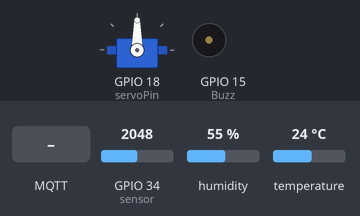
The sketch below on a simulated ESP32. Shown: servo, buzzer (waves = sounding). The inputs (shaded band) are chosen by the test bench; at power-on: GPIO 34 (sensor) = 2048, humidity 55 %, temperature 24 °C. WiFi joins after 1.5 s; servers stay silent unless stated; no MQTT or app messages arrive unless stated; what the sketch prints to the serial monitor is not drawn.

Above: at 2.7 s.
2.8 s: MQTT message "1" arrives on the first subscribed topic
At 5.2 s:
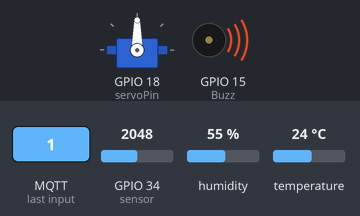
6.0 s: MQTT message "FHz" arrives on the first subscribed topic
At 8.3 s:
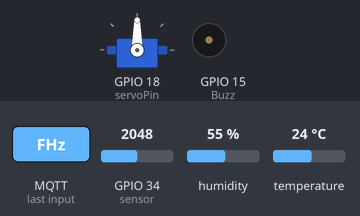
Timing chart, 0 to 9.8 s (numbered marks = the images above; inputs shaded):
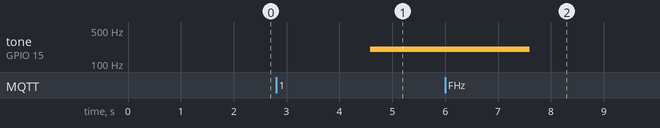

Measured:
- after the input at 2.8 s, tone on GPIO 15 (Buzz): silent → 200 Hz after 1.8 s
- after the input at 6.0 s, tone on GPIO 15 (Buzz): 200 Hz → silent after 1.6 s

The sketch:

Assignement_02.ino
```cpp
#include <PubSubClient.h>
#include <WiFi.h>
#include <RTClib.h>            //to get the current time
#include "DHTesp.h"            //to measure the temperature and humidity
#include <ESP32Servo.h>

#define Buzz 15                 // buzzer connected to the pin D15 of ESP32
int fre = 200;                    // buzzer frequency - can get from the dashboard , set default as 200Hz
const int DHT_PIN = 13;        // DHT sensor connected to the pin D13 of ESP32
const int servoPin = 18;       // servo motor connected to the pin D18 of ESP32
int sensor =34;                // LDR sensor connected to the pin D34 of ESP32
char State_Main = '0';       //main switch of scheduler status
int re_day = 0;                //remaining days of scheduler

const float GAMMA = 0.7;       // to calculate the light intensity from the analog read
const float RL10 = 50;         // to calculate the light intensity from the analog read

WiFiClient espClient;
PubSubClient mqttClient(espClient);
DHTesp dhtSensor;
RTC_DS1307 rtc;
Servo servo;

char tempAr[6];            //arrays to collect the sensor readings-temperature,humidity,intensity
char humiAr[6];
char inteAr[6];


void setup() {
  Serial.begin(115200);
  setupWifi();
  setupMqtt();
  dhtSensor.setup(DHT_PIN, DHTesp::DHT22);
  servo.attach(servoPin, 500, 2400);

}

void loop() {
  if(!mqttClient.connected()){
    connectToBroker();
  }
  mqttClient.loop();

  //Publish temperatue,humidity and intensity to the node red dashboard

  updateTemperature();
  //Serial.print("Temperature "); Serial.println(tempAr);
  mqttClient.publish("Temperature_ENTC", tempAr);
  delay(1000);
  updateHumidity();
  //Serial.print("Humidity "); Serial.println(humiAr);
  mqttClient.publish("Humidity_ENTC", humiAr);
  delay(1000);
  updateIntensity();
  //Serial.print("Intensity "); Serial.println(inteAr);
  mqttClient.publish("Intensity_ENTC", inteAr);
  delay(1000);

}

void setupWifi(){
   WiFi.begin("Wokwi-GUEST", "");

   while (WiFi.status() != WL_CONNECTED){
     delay(500);
     Serial.print(".");
   }

   Serial.println("");
   Serial.println("WiFi connected");
   Serial.println("IP address: ");
   Serial.println(WiFi.localIP());
}

void setupMqtt(){
  mqttClient.setServer("test.mosquitto.org", 1883);
  mqttClient.setCallback(receiveCallback);
}

void connectToBroker(){
  while(!mqttClient.connected()){
    Serial.print("Attempting MQTT connection...");
    if(mqttClient.connect("ESP32-4567289826389")){
      Serial.println("connected");
      mqttClient.subscribe("Main-buzzer");               //subscribe each topics from nodered
      mqttClient.subscribe("A_1");                       //scheduler switch 1
      mqttClient.subscribe("A_2");                       //scheduler switch 2
      mqttClient.subscribe("A_3");                       //scheduler switch 3
      mqttClient.subscribe("Shade_ENTC");                //shade contoller
      mqttClient.subscribe("A1_T");                      //scheduler set time 1
      mqttClient.subscribe("A2_T");                      //scheduler set time 2
      mqttClient.subscribe("A3_T");                      //scheduler set time 3
      mqttClient.subscribe("Sch");                       //scheduler main switch
      mqttClient.subscribe("Day");                       //remaining days
      mqttClient.subscribe("FHz");                       //frequency of the buzzer


    }else{
      Serial.print("failed");
      Serial.print(mqttClient.state());
      delay(5000);
    }
  }
}

//function to get the temperature values from the DHT sensor
void updateTemperature(){
  TempAndHumidity data = dhtSensor.getTempAndHumidity();
  String(data.temperature,2).toCharArray(tempAr,6);
}

//function to get the humidity values from the DHT sensor
void updateHumidity(){
  TempAndHumidity data = dhtSensor.getTempAndHumidity();
  String(data.humidity,2).toCharArray(humiAr,6);
}

//function to get the intensity values from the DHT sensor
void updateIntensity(){
  int analogValue = analogRead(sensor);
  //float voltage = analogValue / 1024. * 5;
  //float resistance = 2000 * voltage / (1 - voltage / 5);
  //float lux = 10*pow(RL10 * 1e3 * pow(10, GAMMA) / resistance, (1 / GAMMA)); //convert analogread to lux value
  String(analogValue).toCharArray(inteAr,6);      //analogread max value = 4062, minimum value = 32
}

//Subscribe
void receiveCallback(char* topic,byte* payload, unsigned int length){
  Serial.print("Message arrived [");
  Serial.print(topic);
  Serial.print("] ");


  String msg = String((char)payload[0]);
  Serial.print((char)payload[0]);
  for(int i= 1;i<length;i++){
    Serial.print((char)payload[i]);
    msg = msg + String((char)payload[i]);               //get the message from the dashboar as a string
  }

  Serial.println();

  //get the frequency from the dashboard
  if(strcmp(topic, "FHz") == 0){
    fre = msg.toInt();
  }

  //Main buzzer function
  if(strcmp(topic, "Main-buzzer") == 0){
    if(msg[0]=='1'){
      tone(Buzz, fre);
    }else{
      noTone(Buzz);
    }
  }

   //servo motor function
  if(strcmp(topic, "Shade_ENTC") == 0){
    int pos = 0;
    pos = msg.toInt();                              //get the angle as a integer
    servo.write(pos);
  }


  //get the state of the main switch of scheduler
  if (strcmp(topic, "Sch") == 0){
    if(msg[0]=='1'){
      State_Main = '1';
    }else{
      State_Main = '0';
    }
  }


  if(State_Main=='1'){                     //only main switch of scheduler state == 1 --> scheduler functions can be applied
  //get the remaining days
  if(strcmp(topic, "Day") == 0){
    re_day = msg.toInt();
  }

  //Scheduler aram 1 function
  char hour_1 = 0;
  char min_1 = 0;
  if(strcmp(topic, "A1_T") == 0){               //get the alarm 1 time
    hour_1 = (msg[0]+msg[1]);
    min_1 = (msg[3]+msg[4]);
  }

  if(strcmp(topic, "A_1") == 0){
    if (msg[0]=='1'){
      DateTime now = rtc.now();                      //get the current time
      now = now + TimeSpan(0, 5, 30, 0);
      delay(1000);
      DateTime hour = now.hour();                    //get the hour and minutes of current time
      DateTime minute = now.minute();
      if (hour == hour_1 & minute == min_1 & re_day >0){
        tone(Buzz, fre);
      }else{
        noTone(Buzz);
      }
    }
  }

  //Scheduler aram 2 function
  char hour_2 = 0;
  char min_2 = 0;
  if(strcmp(topic, "A2_T") == 0){
    hour_2 = (msg[0]+msg[1]);
    min_2 = (msg[3]+msg[4]);
  }

  if(strcmp(topic, "A_2") == 0){
    if (msg[0]=='1'){
      DateTime now = rtc.now();                      //get the current time
      now = now + TimeSpan(0, 5, 30, 0);
      DateTime hour = now.hour();                    //get the hour and minutes of current time
      DateTime minute = now.minute();
      if (hour == hour_2 & minute == min_2 & re_day >0){
        tone(Buzz, fre);
      }else{
        noTone(Buzz);
      }
    }
  }

  //Scheduler aram 3 function
  char hour_3 = 0;
  char min_3 = 0;
  if(strcmp(topic, "A3_T") == 0){
    hour_3 = (msg[0]+msg[1]);
    min_3 = (msg[3]+msg[4]);
  }

  if(strcmp(topic, "A_3") == 0){
    if (msg[0]=='1'){
      DateTime now = rtc.now();                      //get the current time
      now = now + TimeSpan(0, 5, 30, 0);
      DateTime hour = now.hour();                    //get the hour and minutes of current time
      DateTime minute = now.minute();
      if (hour == hour_3 & minute == min_3 & re_day >0){
        tone(Buzz, fre);
      }else{
        noTone(Buzz);
      }
    }
  }
}
}
```
